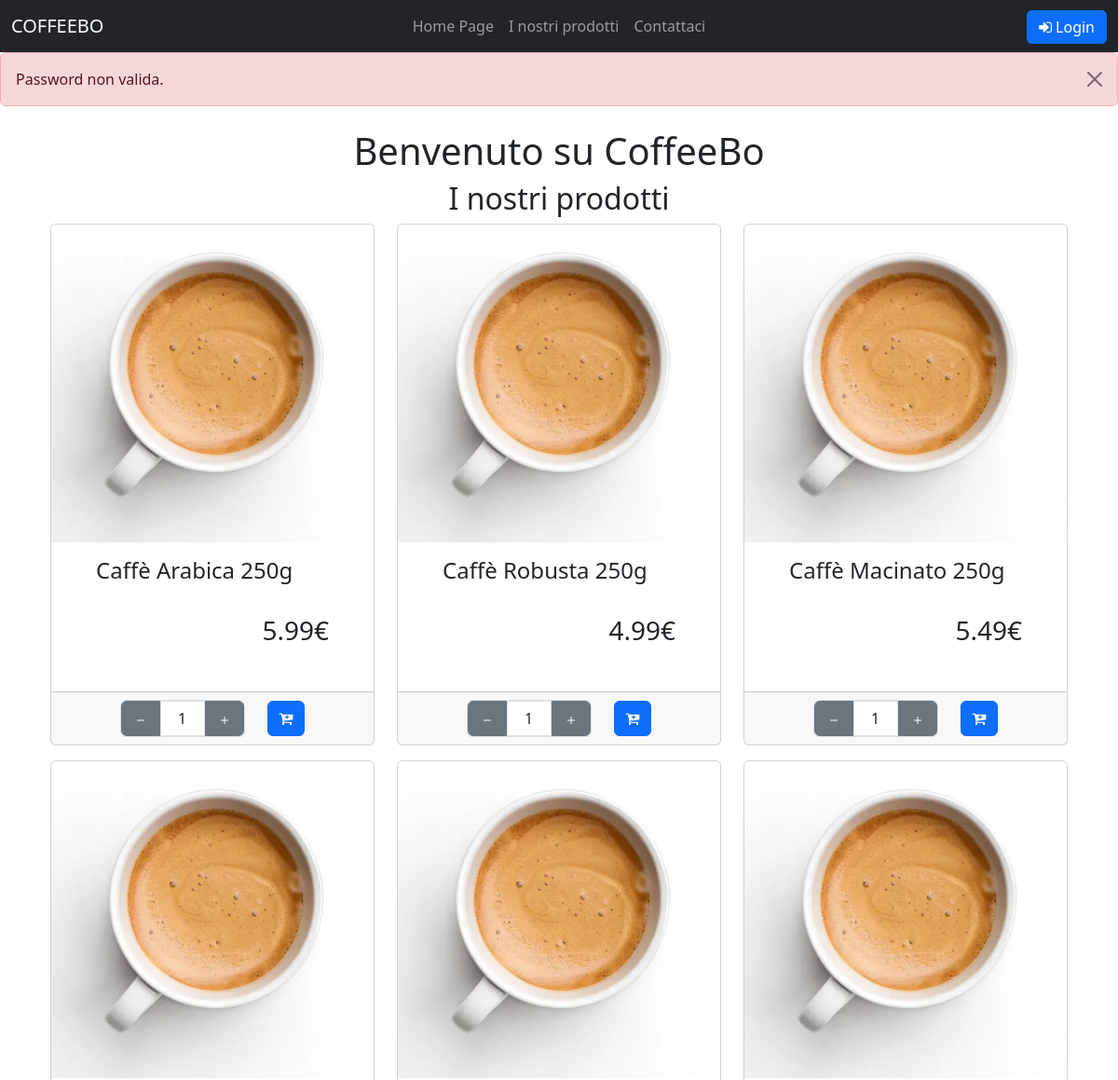
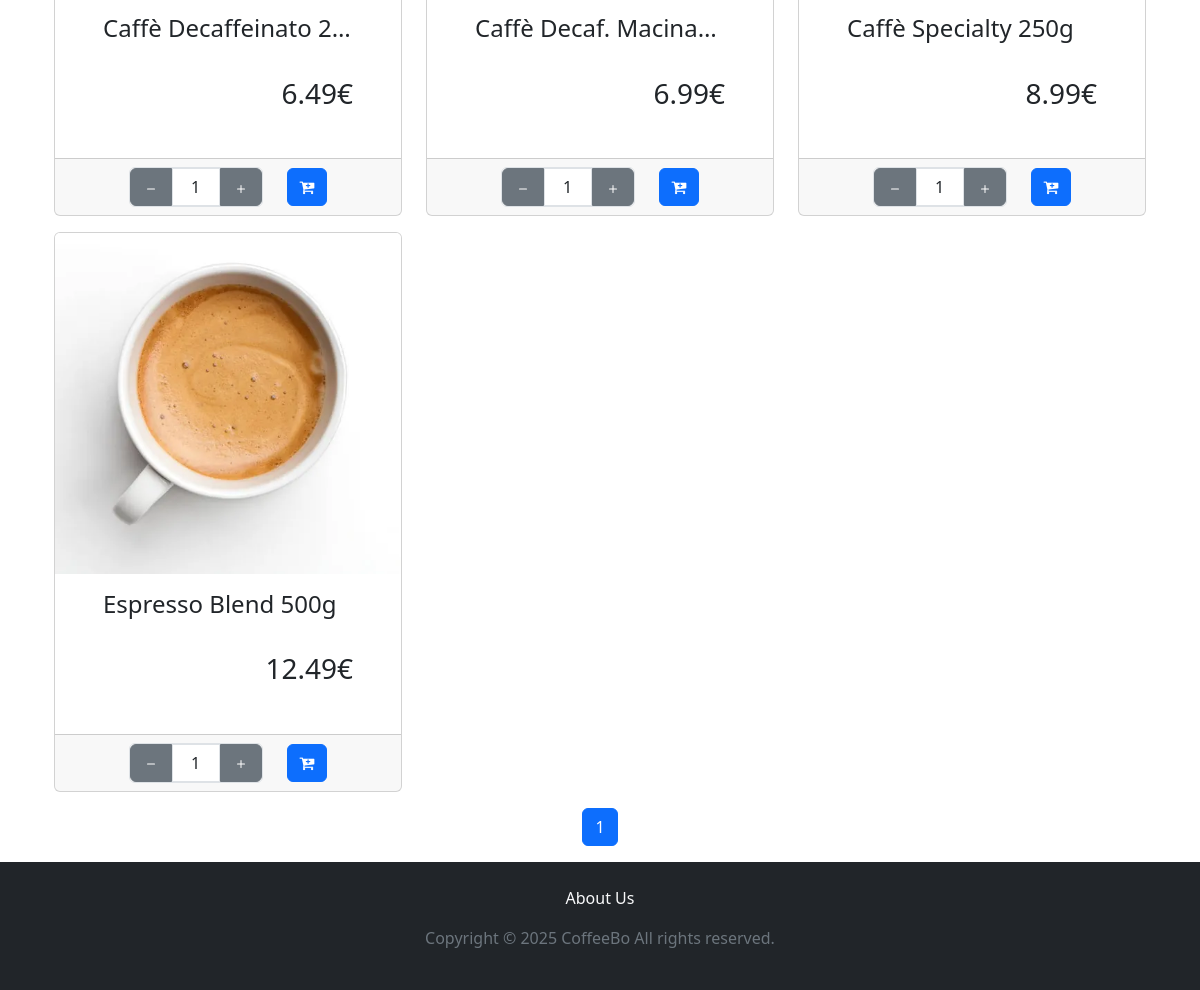
Screenshot of / (signed in) with the database file from the repository (2 pictures, top to bottom).
### tables this page shows
CREATE TABLE
    `Product` (
        `product_id` int (11) NOT NULL AUTO_INCREMENT,
        `seller_id` int (11) NOT NULL,
        `SKU` varchar(100) NOT NULL,
        `product_name` varchar(50) NOT NULL,
        `product_description` text NOT NULL,
        `price` decimal(10, 2) NOT NULL,
        `stock` int (11) NOT NULL,
        `category_id` int (11) NOT NULL,
        `image` varchar(255) DEFAULT NULL,
        `available` tinyint (1) DEFAULT 1,
        PRIMARY KEY (`product_id`),
        KEY `category_id` (`category_id`),
        KEY `seller_id` (`seller_id`),
        CONSTRAINT `Product_ibfk_1` FOREIGN KEY (`category_id`) REFERENCES `Category` (`category_id`),
        CONSTRAINT `Product_ibfk_2` FOREIGN KEY (`seller_id`) REFERENCES `User` (`user_id`)
    );

### index.php (called while the page is built, shortened)
<?php
require_once("bootstrap.php");
require("template/base.php");
?>

### utils/functions.php (called while the page is built, shortened)
<?php
function isUserLoggedIn()
{
    return $_SESSION['auth']['success'] ?? false;
}
function isUserSeller()
{
    return array_key_exists('seller', $_SESSION);
}
?>

### bootstrap.php (called while the page is built, shortened)
<?php
require_once("utils/functions.php");
require_once("db/databaseHelper.php");
$servername = "localhost";
$db_username = "db_user";
$db_password = "1234";
$dbname = "CaffeBoDB";
$dbport = 3306;
$dbh = new DatabaseHelper($servername, $db_username, $db_password, $dbname, $dbport);
?>

### db/databaseHelper.php (called while the page is built, shortened)
<?php
class DatabaseHelper
{
    private $db;
    public function __construct($servername, $username, $password, $dbname, $port)
    {
        $this->db = new mysqli($servername, $username, $password, $dbname, $port);
        $this->db->set_charset("utf8mb4");
    }
    public function getAllProducts()
    {
        $query = "SELECT * FROM `Product`";
        $stmt = $this->db->prepare($query);
        $stmt->execute();
        $result = $stmt->get_result();
        return $result->fetch_all(MYSQLI_ASSOC);
    }
}

### template/products.php (the view, shortened to what this page needs)
<section>
    <?php
    require_once('bootstrap.php');
    $products = isUserSeller() ? $dbh->getProductsBySeller($_SESSION['seller']['user_id']) : $dbh->getAllProducts();
    $totalProducts = count($products);
    ?>
    <h2 class="text-center"><?php echo isUserSeller() ? "Prodotti disponibili: $totalProducts" : "I nostri prodotti"  ?> </h2>
    <div class="container">
        <div class="row">
            <?php
            $totalProducts = count($products);
            $productsPerPage = 9;
            $totalPages = ceil($totalProducts / $productsPerPage);
            $currentPage = isset($_GET['pageNumber']) ? (int)$_GET['pageNumber'] : 1;
            $startIndex = ($currentPage - 1) * $productsPerPage;
            $currentProducts = array_slice($products, $startIndex, $productsPerPage);
            foreach ($currentProducts as $product): ?>
                <div class="col-sm-6 col-md-4">
                    <div class="card mb-3">
                        <a data-bs-toggle="modal"
                            data-bs-target="#productModal"
                            data-product-id="<?php echo $product['product_id']; ?>"
                            data-name="<?php echo htmlspecialchars($product['product_name']); ?>"
                            data-price="<?php echo $product['price']; ?>"
                            data-image="<?php echo $product['image']; ?>"
                            data-description="<?php echo htmlspecialchars($product['product_description'] ?? ''); ?>"
                            data-max="<?php echo $product['stock']; ?>">
                            <img src="<?php echo $product['image'] ?>" class="card-img-top" alt="<?php echo $product['product_name'] ?>">
                        </a>
                        <div class="container d-flex flex-column m-0 p-0">
                            <div class="col-12">
                                <div class="card-body d-flex flex-column pt-3 p-5" style="min-height: 10em">
                                    <a
                                        class="h4 card-title btn-link text-decoration-none text-truncate d-block"
                                        style="white-space: nowrap; overflow: hidden; text-overflow: ellipsis;"
                                        data-bs-toggle="modal"
                                        data-bs-target="#productModal"
                                        data-product-id="<?php echo $product['product_id']; ?>"
                                        data-name="<?php echo htmlspecialchars($product['product_name']); ?>"
                                        data-price="<?php echo $product['price']; ?>"
                                        data-image="<?php echo $product['image']; ?>"
                                        data-description="<?php echo htmlspecialchars($product['product_description'] ?? ''); ?>"
                                        data-max="<?php echo $product['stock']; ?>">
                                        <?php echo $product['product_name']; ?>
                                    </a>
                                    <div class="mt-auto">
                                        <p class="card-text h3 text-end"><?php echo $product['price']; ?>€</p>
                                    </div>
                                </div>
                            </div>
                            <div class="card-footer ">
                                <div class="container d-flex justify-content-center">
                                    <div class="d-flex align-items-center justify-content-between gap-3">
                                        <?php if (!isUserSeller()) : ?>
                                            <div class="d-flex align-items-center border border-1 rounded ms-2 me-2">
                                                <button type="button" class="quantity-left-minus btn btn-secondary btn-number rounded rounded-0 rounded-start" data-type="minus" data-field="">
                                                    <svg xmlns="http://www.w3.org/2000/svg" width="16" height="16" fill="currentColor" class="bi bi-dash" viewBox="0 0 16 16">
                                                        <path d="M4 8a.5.5 0 0 1 .5-.5h7a.5.5 0 0 1 0 1h-7A.5.5 0 0 1 4 8"></path>
                                                    </svg>
                                                </button>
                                                <input type="number" id="quantity-<?php echo $product['product_id']; ?>" name="quantity" class="form-control text-center rounded rounded-0" value="1" min="1" max="<?php echo $product['stock']; ?>" style="width:3em">
                                                <button type="button" class="quantity-right-plus btn btn-secondary btn-number rounded rounded-0 rounded-end" data-type="plus" data-field="">
                                                    <svg xmlns="http://www.w3.org/2000/svg" width="16" height="16" fill="currentColor" class="bi bi-plus" viewBox="0 0 16 16">
                                                        <path d="M8 4a.5.5 0 0 1 .5.5v3h3a.5.5 0 0 1 0 1h-3v3a.5.5 0 0 1-1 0v-3h-3a.5.5 0 0 1 0-1h3v-3A.5.5 0 0 1 8 4"></path>
                                                    </svg>
                                                </button>
                                            </div>
                                            <?php if (!isUserLoggedIn()): ?>
                                                <a href="#" class="btn btn-primary float-end w-25 me-2" style="text-decoration: none" data-bs-toggle="modal" data-bs-target="#loginModal"><em class="fa fa-cart-plus"></em></a>
                                            <?php endif; ?>
                                        <?php endif; ?>
                                    </div>
                                </div>
                            </div>
                        </div>
                    </div>
                </div>
            <?php endforeach; ?>
            <nav aria-label="Page navigation">
                <ul class="pagination justify-content-center">
                    <?php for ($page = 1; $page <= $totalPages; $page++): ?>
                        <li class="page-item <?php if ($page == $currentPage) echo 'active'; ?>">
                            <?php
                            $queryParams = $_GET;
                            $queryParams['pageNumber'] = $page;
                            $newQueryString = http_build_query($queryParams);
                            ?>
                            <a class="page-link" href="?<?php echo $newQueryString; ?>" data-page="<?php echo $page; ?>"><?php echo $page; ?></a>
                        </li>
                    <?php endfor; ?>
                </ul>
            </nav>
        </div>
    </div>
</section>

### css/style.css (style rules this page uses)
html, body { height: 100%; margin: 0; }
input[type="number"] { -moz-appearance: textfield; appearance: textfield; }
input { caret-color: black; }

### rows the page displays
product: image (picture), product_name "Caffè Arabica 250g", price "5.99", quantity "1"
product: image (picture), product_name "Caffè Robusta 250g", price "4.99"
product: image (picture), product_name "Caffè Macinato 250g", price "5.49"
product: image (picture), product_name "Caffè Decaffeinato 2…", price "6.49"
product: image (picture), product_name "Caffè Decaf. Macina…", price "6.99"
product: image (picture), product_name "Caffè Specialty 250g", price "8.99"
product: image (picture), product_name "Espresso Blend 500g", price "12.49"

### other values shown
$message "Password non valida."
